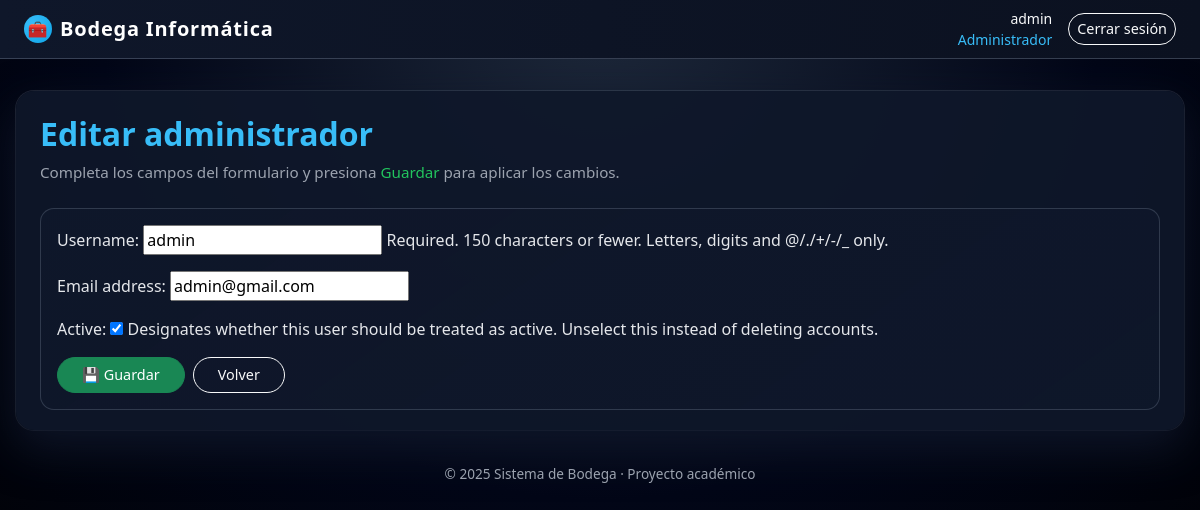
Screenshot of /admins/1/editar/ (signed in) with the database file from the repository.
### informatica/models.py (models this page shows, shortened)
class Usuario(AbstractUser):
    ROL_CHOICES = (
        ('ADMIN', 'Administrador'),
        ('PANOL', 'Pañol'),
    )
    rol = models.CharField(max_length=10, choices=ROL_CHOICES)

### informatica/decorators.py (the view)
        @login_required
        def _wrapped_view(request, *args, **kwargs):
            if getattr(request.user, 'rol', None) == rol:
                return view_func(request, *args, **kwargs)
            return HttpResponseForbidden("No tienes permiso para acceder a esta página.")

### informatica/forms.py
class UsuarioForm(forms.ModelForm):
    class Meta:
        model = Usuario
        fields = ['username', 'email', 'is_active']

### informatica/views.py (called while the page is built)
@rol_requerido('ADMIN')
def admin_user_update(request, pk):
    user = get_object_or_404(Usuario, pk=pk, rol='ADMIN')
    if request.method == 'POST':
        form = UsuarioForm(request.POST, instance=user)
        if form.is_valid():
            user = form.save(commit=False)
            user.rol = 'ADMIN'
            user.save()
            return redirect('admin_user_list')
    else:
        form = UsuarioForm(instance=user)
    return render(request, 'admin_user_form.html', {
        'form': form,
        'titulo': 'Editar administrador'
    })

### informatica/templates/admin_user_form.html (shortened to what this page needs)
{% extends 'base.html' %}
{% block content %}
<div class="d-flex flex-column gap-3">
    <div>
        <h2 class="text-accent fw-semibold mb-2">{{ titulo }}</h2>
        <p class="card-main-lead mb-0">
            Completa los campos del formulario y presiona <span class="text-accent-2">Guardar</span> para aplicar los cambios.
        </p>
    </div>
    <form method="post" class="mt-2 p-3">
        <div class="mb-3">
            {{ form.as_p }}
        </div>
        <div class="d-flex flex-wrap gap-2 mt-3">
            <button class="btn btn-success px-4" type="submit">
                💾 Guardar
            </button>
            <a class="btn btn-outline-light px-4" href="{% url 'admin_user_list' %}">
                Volver
            </a>
        </div>
    </form>
</div>
{% endblock %}

### informatica/templates/base.html (shortened to what this page needs)
{% load static %}
<!DOCTYPE html>
<html lang="es">
<head>
    <link href="https://cdn.jsdelivr.net/npm/bootstrap@5.3.3/dist/css/bootstrap.min.css" rel="stylesheet">
</head>
<body>
<nav class="navbar navbar-expand-lg navbar-dark">
    <div class="container-fluid px-4">
        <a class="navbar-brand" href="{% url 'home' %}">
            <span class="icon">🧰</span>
            <span class="label">Bodega Informática</span>
        </a>
        <div class="d-flex align-items-center">
            {% if user.is_authenticated %}
                <span class="text-light me-3 small text-end">
                    {{ user.username }}<br>
                    {% if user.rol %}
                        <span class="text-accent">{{ user.get_rol_display }}</span>
                    {% endif %}
                </span>
                <a class="btn btn-outline-light btn-sm" href="{% url 'logout' %}">Cerrar sesión</a>
            {% endif %}
        </div>
    </div>
</nav>
<div class="container-content">
    <div class="card-main">
        {% block content %}{% endblock %}
    </div>
</div>
<footer>
    <p>© {% now "Y" %} Sistema de Bodega · Proyecto académico</p>
</footer>
</body>
</html>

### informatica/templates/base.html (style rules this page uses)
:root { --bg-main: #020617; --bg-card: rgba(15, 23, 42, 0.92); --border-soft: rgba(148, 163, 184, 0.25); --text-main: #e5e7eb; --text-muted: #9ca3af; --accent: #38bdf8; --accent-2: #22c55e; }
* { box-sizing: border-box; }
body { margin: 0; min-height: 100vh; background: radial-gradient(circle at top, #1e293b 0, #020617 50%, #000 100%); font-family: system-ui, -apple-system, BlinkMacSystemFont, "Segoe UI", Roboto, sans-serif; color: var(--text-main); }
.navbar { background: linear-gradient(90deg, #0f172a, #0b1120); border-bottom: 1px solid rgba(148, 163, 184, 0.3); backdrop-filter: blur(10px); }
.navbar-brand { font-weight: 600; letter-spacing: 0.04em; display: flex; align-items: center; gap: 8px; }
.navbar-brand span.icon { display: inline-flex; width: 28px; height: 28px; border-radius: 999px; align-items: center; justify-content: center; background: radial-gradient(circle at 30% 30%, #38bdf8, #0ea5e9); color: #0b1120; font-size: 16px; }
.container-content { max-width: 1200px; margin: 32px auto 24px auto; padding: 0 16px; }
.card-main { border-radius: 18px; padding: 24px 24px 20px 24px; background: var(--bg-card); box-shadow: 0 18px 45px rgba(15, 23, 42, 0.9), 0 0 0 1px rgba(148, 163, 184, 0.2); }
.card-main-lead { color: var(--text-muted); font-size: 0.95rem; }
.text-accent { color: var(--accent); }
.text-accent-2 { color: var(--accent-2); }
form { background: linear-gradient(145deg, rgba(15,23,42,0.95), rgba(15,23,42,0.85)); padding: 18px 18px 16px 18px; border-radius: 14px; border: 1px solid var(--border-soft); margin-top: 8px; }
label { color: var(--text-main); }
.btn { border-radius: 999px; font-size: 0.9rem; }
.btn-outline-light { border-radius: 999px; }
footer { margin-top: 20px; padding: 10px 0 18px 0; text-align: center; color: var(--text-muted); font-size: 0.85rem; }

### rows the page displays
Usuario: username "admin", rol "Administrador", email "admin@gmail.com", is_active "☑"

### other values shown
{{ titulo }} "Editar administrador"
